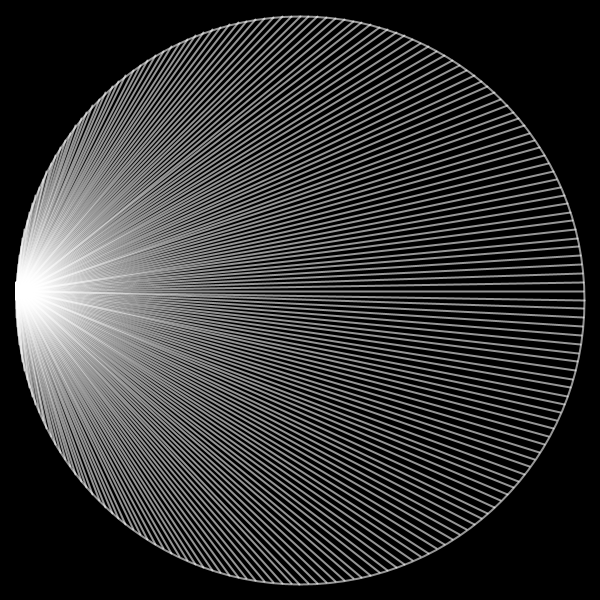
Frame 1 (no input)
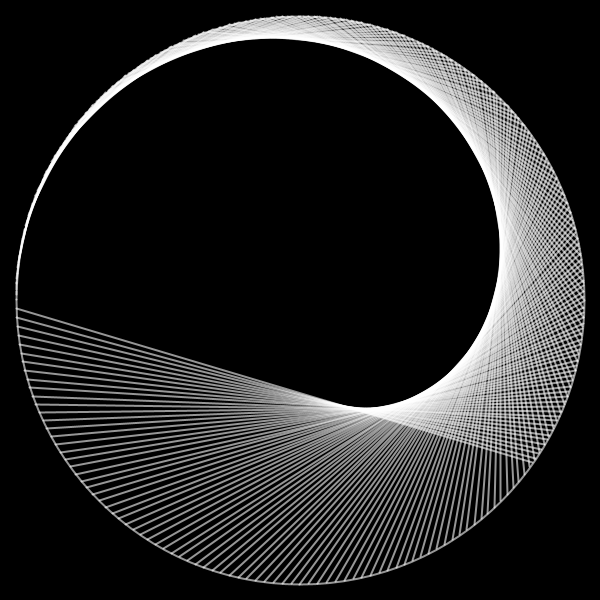
Frame 60 (the mouse pressed at the canvas centre just before this capture)
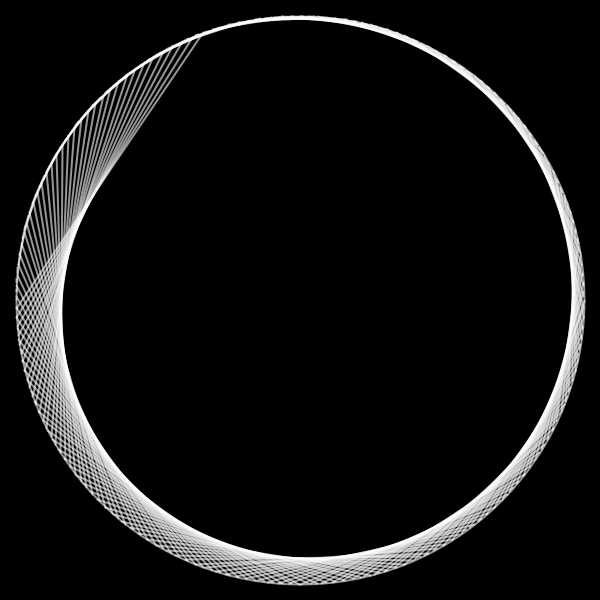
Frame 120 (the mouse held since frame 60 and released just before this capture)

The Processing sketch that drew these frames (run headless with seeded random() and noise(); from frame 60 on, the mouse is pressed at the canvas centre):

// Processing sketch: time
// ── time.pde
float r;
float factor = 0;

void setup() {
   size(600, 600);
  //fullScreen();
  r = height/2 - 16;  
}

PVector getVector(float index, float total) {
  float angle = map(index % total, 0, total, 0, TWO_PI);
  PVector v = PVector.fromAngle(angle + PI);
  v.mult(r);
  return v;
}

void draw() {
  background(0);
  int total = 200;//int(map(mouseX, 0, width, 0, 200));
  factor += 0.01;

  translate(width/2, height/2);
  stroke(255, 150);
  strokeWeight(2);
  noFill();
  circle(0, 0, r*2);
  
  strokeWeight(2);
  for (int i = 0; i < total; i++) {
    PVector a = getVector(i, total);
    PVector b = getVector(i * factor, total);
    line(a.x, a.y, b.x, b.y);
  }
}
